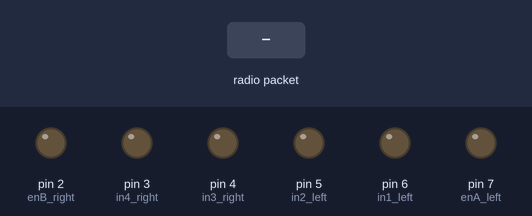
Recording of a sketch running on a simulated Arduino Uno, built with avr-gcc and run on an emulated ATmega328P. On the bench: output pins drawn as LEDs (lit = HIGH). Inputs (shaded band) come from the test bench. No radio packets arrive unless stated; what the sketch prints to the serial monitor is not drawn.

Above: at 1.2 s.
1.3 s: radio packet "go back" arrives
At 2.4 s:
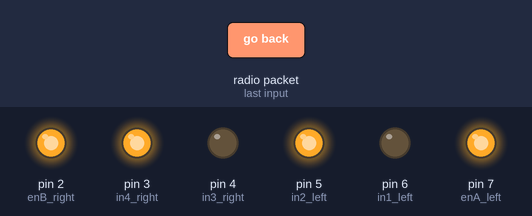
2.8 s: radio packet "go foraward" arrives
At 4.0 s:
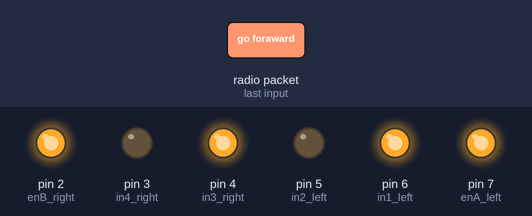
4.3 s: radio packet "go right" arrives
At 4.8 s:
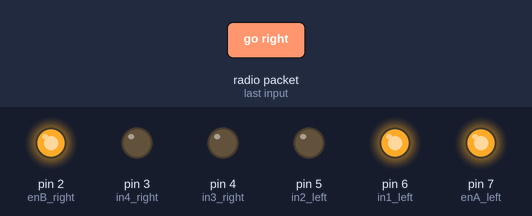
5.8 s: radio packet "go left" arrives
At 7.0 s:
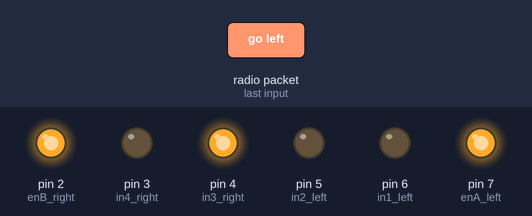
7.3 s: radio packet "stop" arrives
At 7.8 s:
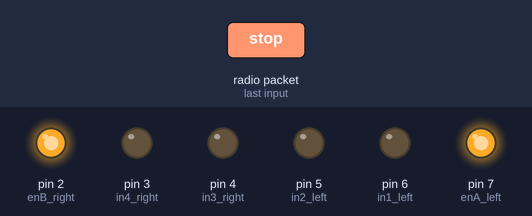
Timing chart, 0 to 9.8 s (numbered marks = the images above; inputs shaded):
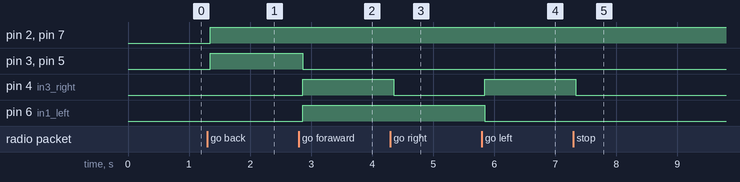

The sketch:

slave.ino
```cpp
#include <SPI.h>
#include <nRF24L01.h>
#include <RF24.h>

#define enA_left 7
#define enB_right 2
#define in1_left 6
#define in2_left 5
#define in3_right 4
#define in4_right 3

RF24 radio(10,9);  // CE, CSN
const byte address[6] = "00001";

void setup() {
  Serial.begin(9600);
  radio.begin();
  radio.openReadingPipe(0, address);
  radio.setAutoAck(false);
  radio.setPALevel(RF24_PA_MAX);
  radio.startListening();
  Serial.println("[[[[[[[[[[[[[[[[[[[[[[[[[[[");

  pinMode(enA_left, OUTPUT);
  pinMode(enB_right, OUTPUT);
  pinMode(in1_left, OUTPUT);
  pinMode(in2_left, OUTPUT);
  pinMode(in3_right, OUTPUT);
  pinMode(in4_right, OUTPUT);

  // Set initial rotation direction
  digitalWrite(in1_left, LOW);
  digitalWrite(in2_left, LOW);
  digitalWrite(in3_right, LOW);
  digitalWrite(in4_right, LOW);
}

void loop() {

 if (radio.available()) {
    char text[32] ="";
    Serial.println("starttttt");
    radio.read(&text, sizeof(text));
    Serial.println("textreceived : ");
    Serial.println(text);
    //delay(1000);
    if(strcmp(text, "go back") == 0){
      Serial.println(text);
       analogWrite(enB_right,155);
       digitalWrite(in1_left, LOW);
      digitalWrite(in2_left, HIGH);
      analogWrite(enA_left,255);
      digitalWrite(in3_right, LOW);
      digitalWrite(in4_right, HIGH);
      analogWrite(enB_right,255);
   }
     if(strcmp(text, "go foraward") == 0){
       Serial.println(text);
       digitalWrite(in1_left, HIGH);
      digitalWrite(in2_left, LOW);
      analogWrite(enA_left,155);
      digitalWrite(in3_right, HIGH);
      digitalWrite(in4_right, LOW);


    }

     if(strcmp(text, "go right") == 0){
       Serial.println(text);
       digitalWrite(in1_left, HIGH);
      digitalWrite(in2_left, LOW);
      analogWrite(enA_left,155);
      digitalWrite(in3_right, LOW);
      digitalWrite(in4_right, LOW);
      analogWrite(enB_right,155);
    }
     if(strcmp(text, "go left") == 0){


      Serial.println(text);
      digitalWrite(in1_left, LOW);
      digitalWrite(in2_left, LOW);
      analogWrite(enA_left,155);
      digitalWrite(in3_right, HIGH);
      digitalWrite(in4_right, LOW);

    }
     if (strcmp(text, "stop") == 0) {
      digitalWrite(in1_left, LOW);
  digitalWrite(in2_left, LOW);
  analogWrite(enA_left,155);
  digitalWrite(in3_right, LOW);
  digitalWrite(in4_right, LOW);
  analogWrite(enB_right,155);
    }


  }
else{
  Serial.println("jyfyl");
}
}
```

Measured:
- after the input at 1.3 s, pin 2 (enB_right), pin 3 (in4_right), pin 5 (in2_left), pin 7 (enA_left): LOW → HIGH after 0.05 s
- after the input at 2.8 s, pin 3 (in4_right), pin 5 (in2_left): HIGH → LOW after 0.06 s; pin 4 (in3_right), pin 6 (in1_left): LOW → HIGH after 0.06 s
- after the input at 4.3 s, pin 4 (in3_right): HIGH → LOW after 0.05 s
- after the input at 5.8 s, pin 4 (in3_right): LOW → HIGH after 0.05 s; pin 6 (in1_left): HIGH → LOW after 0.05 s
- after the input at 7.3 s, pin 4 (in3_right): HIGH → LOW at once
